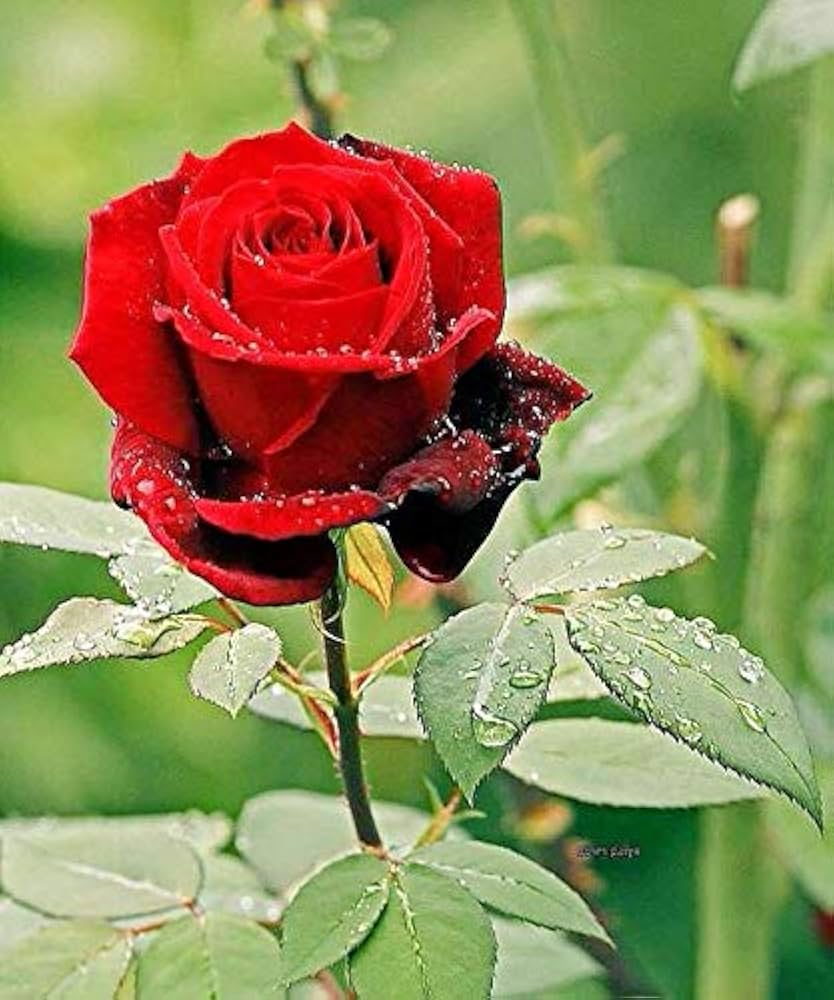
#> input picture red_rose.jpg, 834 x 1000 px
$ python image_tools.py   (older library calls are emulated)
#> lines starting #> are read from the running program, lines starting #| are printed output that depends on the picture
import cv2
import matplotlib.pyplot as plot

image=cv2.imread("red_rose.jpg", cv2.IMREAD_GRAYSCALE)
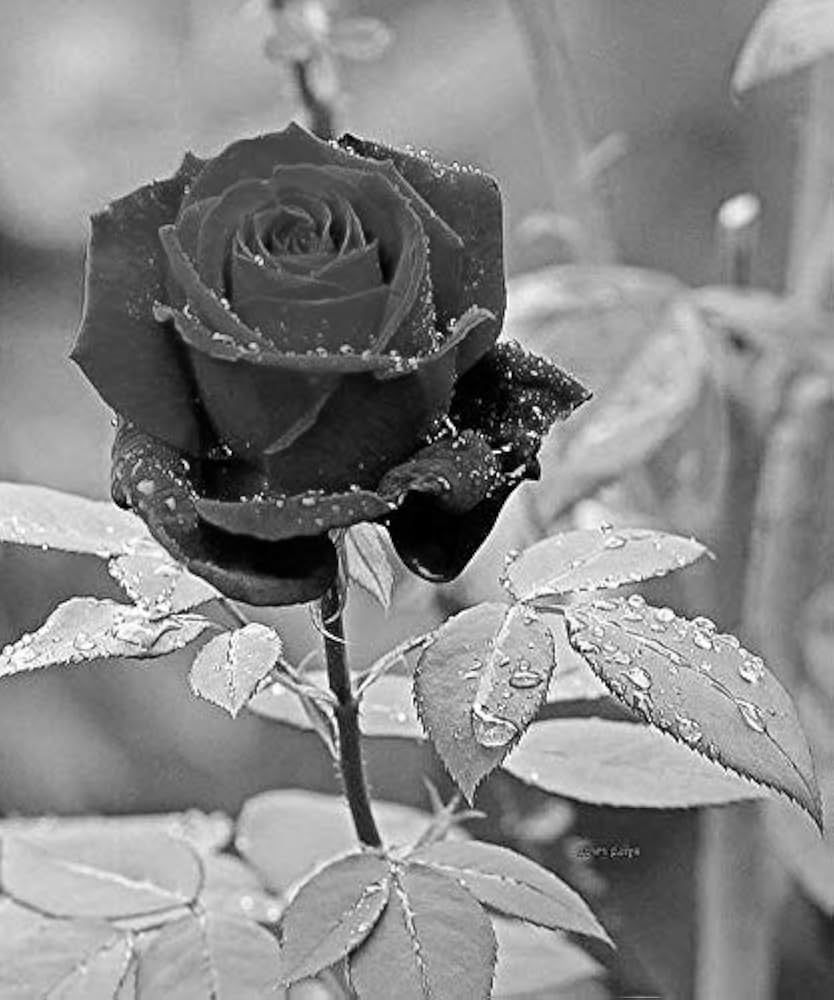
#> image: shape (1000, 834); min 0, max 255, mean 135

def normal_image():
    plot.imshow(image)
    plot.title("Unfiltered Image")
    plot.show()

def laplacian():
    lplcn=cv2.Laplacian(image, cv2.CV_64F)
    final_lplcn=cv2.convertScaleAbs(lplcn)
    plot.imshow(final_lplcn, cmap="gray")
    plot.title("Laplacian")
    plot.show()
def sobel():
    sobelx=cv2.Sobel(image, cv2.CV_64F, 1, 0, ksize=3)
    sobely=cv2.Sobel(image, cv2.CV_64F, 0, 1, ksize=3)
    sobelxy=cv2.bitwise_or(cv2.convertScaleAbs(sobelx), cv2.convertScaleAbs(sobely))
    plot.imshow(sobelxy, cmap="gray")
    plot.title("Sobel")
    plot.show()

def canny():
    lower_threshold=int(input("What is the lower threshold value?:"))
    higher_threshold=int(input("What is the higher threshold value?:"))
    canny=cv2.Canny(image, lower_threshold, higher_threshold)
    plot.imshow(canny, cmap="gray")
    plot.title("Canny")
    plot.show()

def gaussian_blur():
    kernel_size=int(input("Enter an odd number for the kernel size.: "))
    if kernel_size%2==0:
        kernel_size+=1
    gaussian_blur=cv2.GaussianBlur(image, (kernel_size, kernel_size), 0)
    plot.imshow(gaussian_blur, cmap="gray")
    plot.title("Gaussian Blur")
    plot.show()

print("Welcome to the image filteration toolkit! First, the original image will be shown, and then the filtered image!:")
def image_showing():
    filter_choice=input("Press 1 for Canny, 2 for Sobel, 3 for Laplacian, 4 for Gaussian Blur, and 5 for a comparison of all the filters: ")

    if filter_choice=="1":
        normal_image()
        canny()
    elif filter_choice=="2":
        normal_image()
        sobel()
    elif filter_choice=="3":
        normal_image()
        laplacian()
    elif filter_choice=="4":
        normal_image()
        gaussian_blur()
    else:
        normal_image()
        canny()
        sobel()
        laplacian()
        gaussian_blur()
x=True
while x:
    image_showing()
    go_again_question_mark=input("Do you want to look at more filters? Press 1 for yes, and 9 for no: ")
    if go_again_question_mark=="1":
        x=True
    else:
        x=False
        print("Thank you for using the image filteration tool!")
#> this loop made 1 pass; the answer given on pass 1: 100
#> pass 1, in canny, `canny=cv2.Canny(image, lower_threshold, higher_threshold)`:
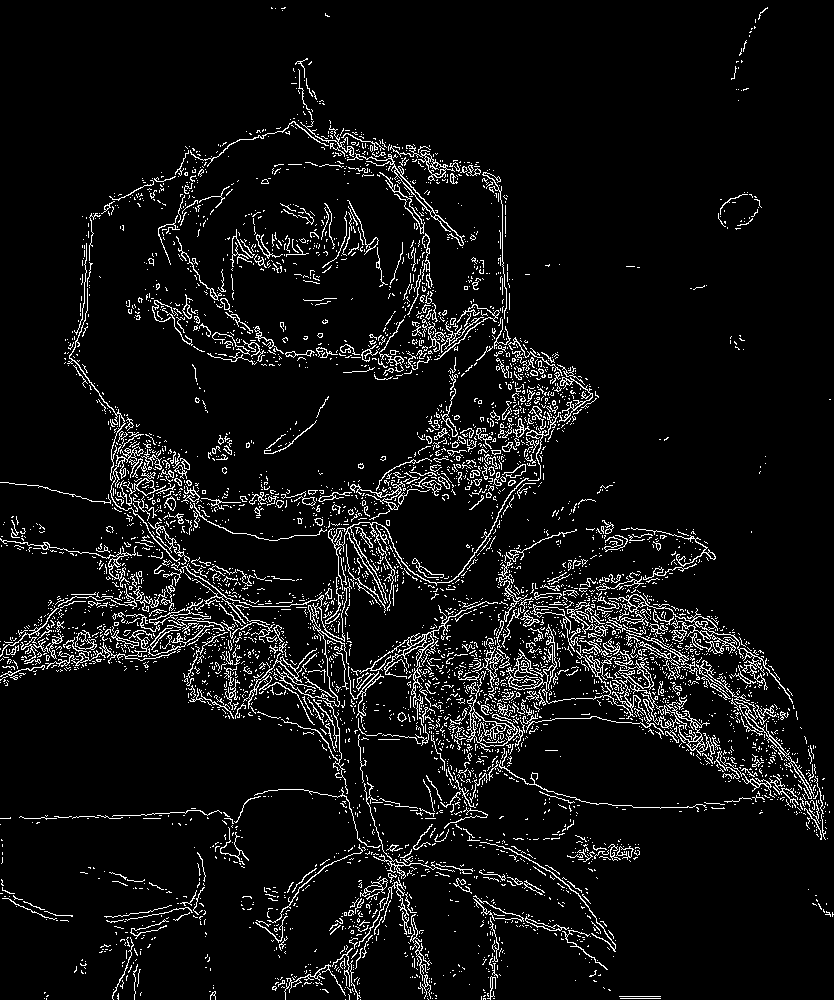
#> canny: shape (1000, 834); 6.8% white in thin lines or dots
#> pass 1, in sobel, `sobelx=cv2.Sobel(image, cv2.CV_64F, 1, 0, ksize=3)`:
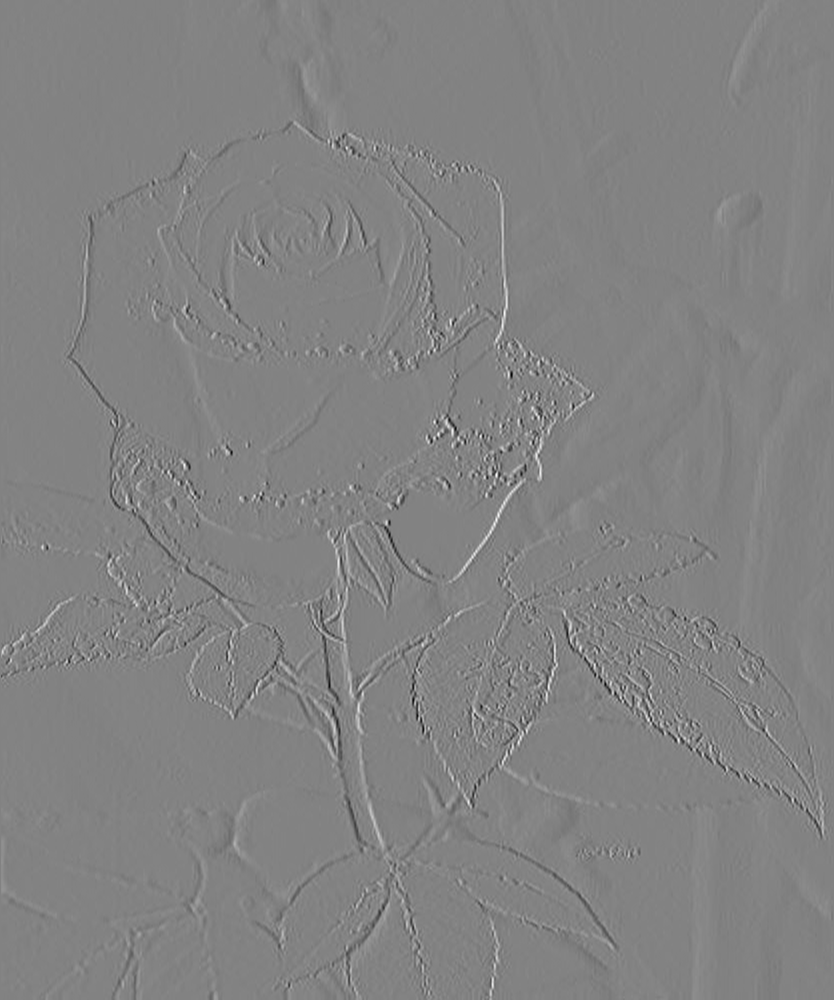
#> sobelx: shape (1000, 834) float64; min -942, max 895, mean -0.1; drawn with min black and max white
#> pass 1, in sobel, `sobely=cv2.Sobel(image, cv2.CV_64F, 0, 1, ksize=3)`:
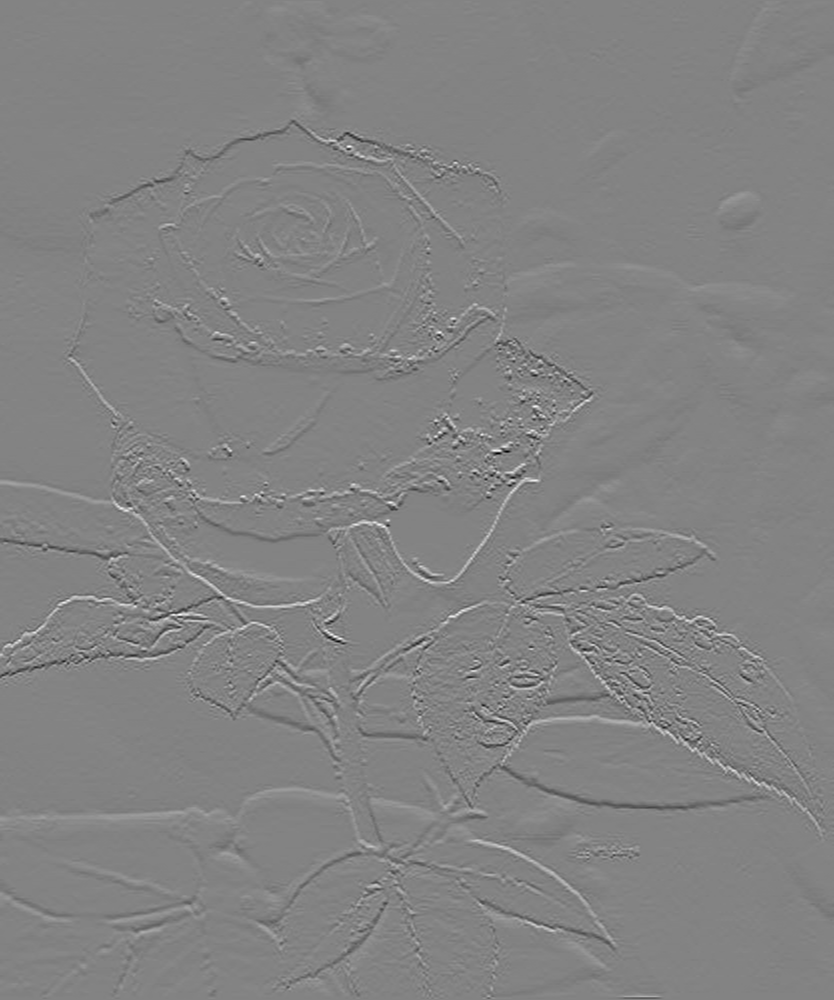
#> sobely: shape (1000, 834) float64; min -933, max 881, mean -0.1; drawn with min black and max white
#> pass 1, in sobel, `sobelxy=cv2.bitwise_or(cv2.convertScaleAbs(sobelx), cv2.convertScaleAb..`:
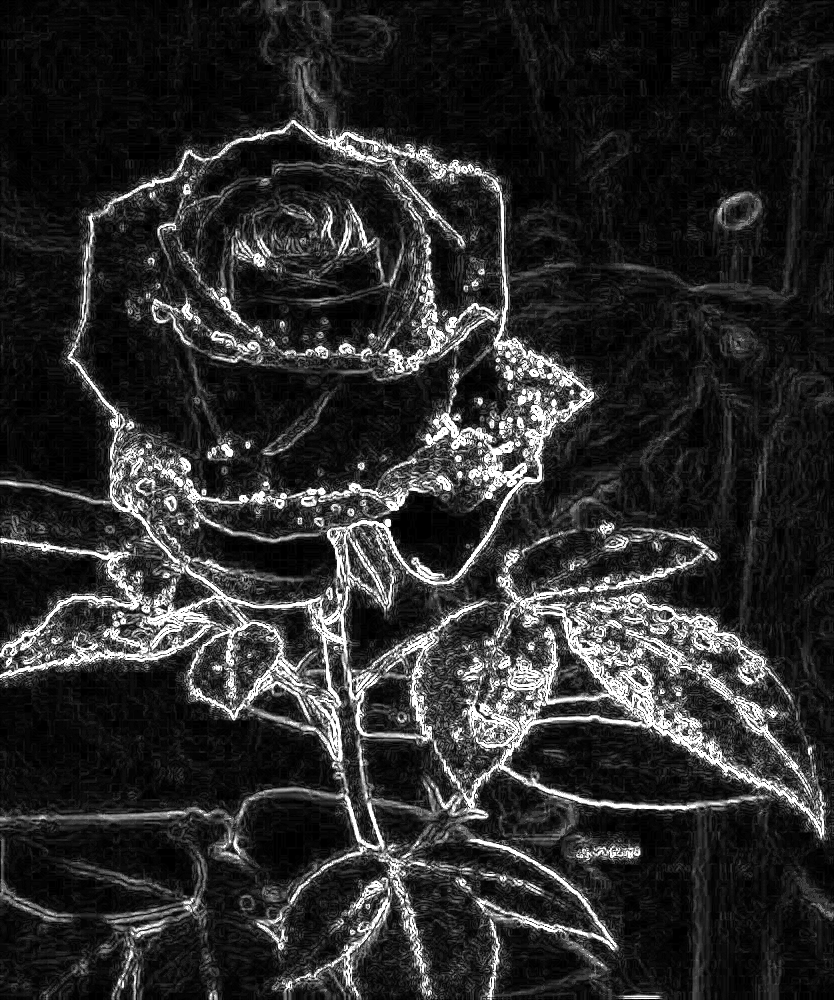
#> sobelxy: shape (1000, 834); min 0, max 255, mean 44.3
#> pass 1, in laplacian, `plot.show()`:
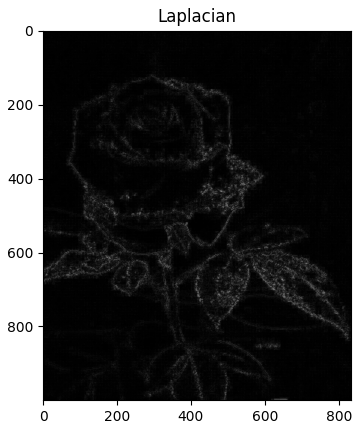
#> figure drawn by matplotlib, 1 panel
#> pass 1, in gaussian_blur, `plot.show()`:
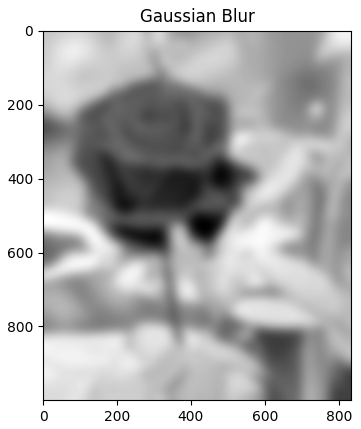
#> figure drawn by matplotlib, 1 panel
